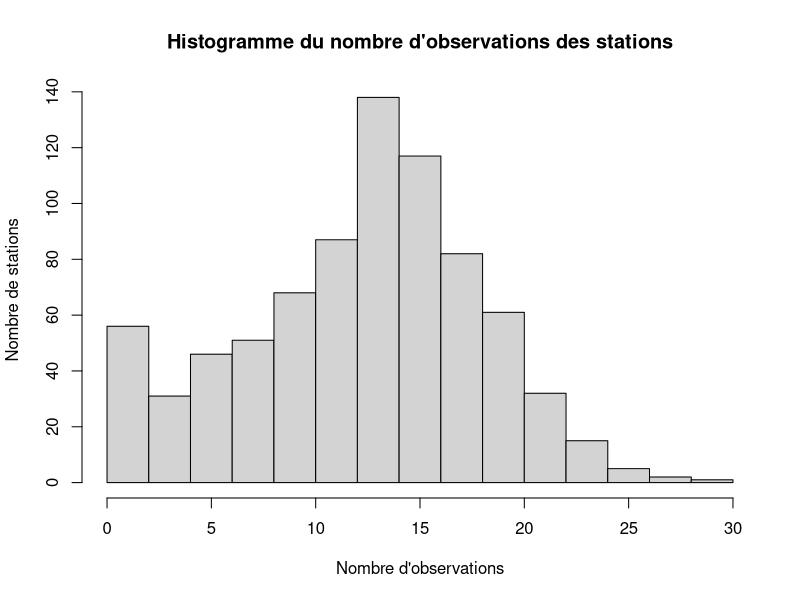

R code for this plot: (Note: this script raises an error after producing the figure.)
## ---- chunk 1
knitr::opts_chunk$set(echo = FALSE)
knitr::opts_chunk$set(message = FALSE)
knitr::opts_chunk$set(warning = FALSE)
knitr::opts_chunk$set(error = FALSE)
## ---- chunk 2
library(tidyverse)
library(ggthemes)
library(RColorBrewer)
library(knitr)
## ---- chunk 3
dat = read.csv("bixi1.csv")

## ---- chunk 4
#Importation des données
bixi_raw_data_df= dat
#bixi_raw_data_df=read.table("raw_data/bixi1.csv", sep = ",", header = T)
## ---- chunk 5
knitr::kable(head(bixi_raw_data_df), caption="6 premières observations du jeu de données")
## ---- chunk 6
knitr::kable(tail(bixi_raw_data_df), caption="6 dernières observations du jeu de données")
## ---- chunk 7
str(bixi_raw_data_df)
## ---- chunk 8
options(knitr.kable.NA = "")
bixi_df=data.frame(station=as.factor(bixi_raw_data_df$station),
                   mm=as.factor(bixi_raw_data_df$mm),
                   dd=as.factor(bixi_raw_data_df$dd),
                   wday=as.factor(bixi_raw_data_df$wday),
                   mem=as.factor(bixi_raw_data_df$mem),
                   holiday=as.factor(bixi_raw_data_df$holiday),
                   bixi_raw_data_df[,7:ncol(bixi_raw_data_df)])
knitr::kable(summary(bixi_df), caption="Sommaire des observations")
## ---- chunk 9
freqTable_station=table(bixi_df$station)
hist(freqTable_station, xlab = "Nombre d'observations", ylab = "Nombre de stations", main = "Histogramme du nombre d'observations des stations")
## ---- chunk 10
my_colors  <- colorRampPalette(c("#BB4444", "#EE9988", "#FFFFFF", "#77AADD", "#4477AA"))(200)
corplot_dat <- dat %>% 
  select(-c(wday,mem))

corplot <- corrplot(cor(corplot_dat,use='pairwise.complete.obs'), method = "color",
         col = my_colors,  # Use the custom color palette here
         type = "upper", order = "hclust",
         addCoef.col = "black",
         tl.col = "black", tl.srt = 45,
         sig.level = 0.01, insig = "blank",
         diag = FALSE
)


## ---- chunk 11
dat$wday <- factor(dat$wday,
                   levels = c("Monday", "Tuesday", "Wednesday", "Thursday", "Friday", "Saturday", "Sunday"))

label <- c(`1` = "Membre", `0` = "Non membre")
## ---- chunk 12
ggplot(dat, aes(x=wday, y=dur,
           fill = wday)) +
  geom_bar(stat = "identity") +
  scale_fill_brewer(palette = "Blues")+
  facet_wrap(~ mem,labeller=labeller(mem=label))+
  theme(legend.position="none")+
  labs(title = "Durée totale des déplacement \npar jours selon les membres et les non membres")+
  xlab("")+
  ylab("Durée totale (en minutes) des déplacement")
## ---- chunk 13
dat$wday <- factor(dat$wday,
                   levels = c("Monday", "Tuesday", "Wednesday", "Thursday", "Friday", "Saturday", "Sunday"))

label <- c(`1` = "Membre", `0` = "Non membre")
## ---- chunk 14
ggplot(dat, aes(as.factor(mm), dur, fill = as.factor(mm))) +
  geom_bar(stat = "identity") +
  scale_fill_brewer(palette = "Blues")+
  facet_wrap(~ mem,labeller=labeller(mem=label))+
  theme(legend.position="none")+
  scale_x_discrete(breaks = 4:11,labels=c("Avril","Mai","Juin", "Juillet", "Août", "Septembre", "Octobre", "Novembre")) +
  labs(title = "Durée totale des déplacement \npar jours selon les membres et les non membres")+
  xlab("")+
  ylab("Durée totale (en minutes) des déplacement")
## ---- chunk 15
dat_temp <- dat %>%
  select(mem, dur, temp, avg) %>% 
  group_by(temp, mem) %>%
  summarise(dur = (mean(dur)),
            avg = mean(avg))
## ---- chunk 16
ggplot(dat_temp, aes(temp, dur)) +
  geom_point() +
  facet_wrap(~mem,labeller=labeller(mem=label))+
  geom_smooth(method='lm',  se=FALSE) +
  labs(title = "Durée totale des déplacement \npar jours selon les membres et les non membres")+
  xlab("Température journalière moyenne en °C")+
  ylab("Durée journalière totale moyenne des déplacement")

ggplot(dat_temp, aes(temp, avg)) +
  geom_point() +
  facet_wrap(~mem,labeller=labeller(mem=label))+
  geom_smooth(method='lm',  se=FALSE) +
  labs(title = "Durée moyenne des déplacement \npar jours selon les membres et les non membres")+
  xlab("Température journalière moyenne en °C")+
  ylab("Durée journalière moyenne des déplacement")

dat_temp_cor = dat_temp %>% 
  group_by(mem) %>%
  summarise(cor = cor(temp,dur),
            cor_avg = cor(temp,avg))
## ---- chunk 17
dat_rain <- dat %>%
  select(mem, dur, rain, avg) %>% 
  group_by(rain, mem) %>%
  summarise(dur = mean(dur),
            avg = mean(avg))

## ---- chunk 18
ggplot(dat_rain, aes(rain, dur)) +
  geom_point() +
  facet_wrap(~mem,labeller=labeller(mem=label)) +
  geom_smooth(method='lm', se=FALSE) +
  labs(title = "Durée totale moyenne des déplacement \npar jours selon les membres et les non membres")+
  xlab("Précipitation")+
  ylab("Durée journalière totale moyenne des déplacement")

ggplot(dat_rain, aes(rain, avg)) +
  geom_point() +
  facet_wrap(~mem,labeller=labeller(mem=label)) +
  geom_smooth(method='lm', se=FALSE) +
  labs(title = "Durée moyenne des déplacement \npar jours selon les membres et les non membres")+
  xlab("Précipitation de pluie (en mm)")+
  ylab("Durée journalière moyenne des déplacement")

dat_rain_cor = dat_rain %>% 
  group_by(mem) %>%
  summarise(cor = cor(rain,dur),
            cor_avg = cor(rain,avg))
## ---- chunk 19
dat_mem <- dat %>%
  select(mem, avg, dur) %>% 
  group_by(mem) %>%
  summarise(avg = mean(avg), dur = sum(dur)) %>% 
  mutate(dur_relative = ifelse(mem == 1, dur / sum(dat$mem == 1), dur / sum(dat$mem ==0))) %>% 
  mutate(mem = ifelse(mem == 1, "Membre", "Non-membre"))
## ---- chunk 20
kable(dat_mem, col.names = c("Membre", "Durée moyenne", "Durée totale", "Durée totale relative"), caption = "Détail sur la durée selon les abonnements")
## ---- chunk 21
dat_hol <- dat %>%
  select(holiday, avg, dur) %>% 
  group_by(holiday) %>%
  summarise(avg = mean(avg), dur = sum(dur)) %>% 
  mutate(dur_relative = ifelse(holiday == 1, dur / sum(dat$holiday == 1), dur / sum(dat$holiday ==0))) %>% 
  mutate(holiday = ifelse(holiday == 1, "Férié", "Non férié"))


kable(dat_hol, col.names = c("Jour", "Durée moyenne", "Durée totale", "Durée totale relative"), caption = "Détail sur la durée selon les fériés")

## ---- chunk 22
dat_station = dat %>% group_by(station) %>% summarise(dur = sum(dur))
data <- dat_station[order(-dat_station$dur), ]

# Créer un graphique à barres classant les stations en ordre décroissant
ggplot(data, aes(x = factor(station, levels = unique(data$station)), y = dur)) +
  geom_bar(stat = "identity", fill = "blue") +
  labs(x = "Station", y = "Somme de la Durée", title = "Stations Classées en Ordre Décroissant par Somme de Durée") +
  scale_x_discrete(labels = rep("", length(data$station))) +
  theme(panel.grid.major.x = element_blank(),
        axis.ticks.x = element_blank())
  
top3_stat_dur = head(data, 3)
## ---- chunk 23
dat_temp_ntot <- dat %>%
  select(mem, n_tot, temp) %>% 
  group_by(temp, mem) %>%
  summarise(n_tot = (mean(n_tot)))

ggplot(dat_temp_ntot, aes(temp, n_tot)) +
  geom_point() + geom_smooth(method='lm', se=FALSE) +
  facet_wrap(~mem,labeller=labeller(mem=label)) +
  labs(title = "Nombre moyen de déplacements \npar rapport à la température")+
  xlab("Température en °C")+
  ylab("Nombre de déplacement moyen")

dat_temp_ntot_cor = dat_temp_ntot %>% 
  group_by(mem) %>%
  summarise(cor = cor(temp,n_tot))
## ---- chunk 24

mean_temp_vs_mm <- round(aggregate(dat$temp~dat$mm, FUN=mean, na.rm = TRUE), digits=2)
kable(mean_temp_vs_mm, col.names = c("Mois","Température moyenne (°C)"), caption = "Température moyenne par mois")

## ---- chunk 25
dat_rain_ntot <- dat %>%
  select(mem, n_tot, rain) %>% 
  group_by(rain, mem) %>%
  summarise(n_tot = ((n_tot)))

ggplot(dat_rain_ntot, aes(rain, n_tot)) +
  geom_point() + geom_smooth(method='lm', se=FALSE) +
  facet_wrap(~mem,labeller=labeller(mem=label)) +
  labs(title = "Nombre moyen de déplacements \npar rapport à la quantité de précipitations")+
  xlab("Quantité de précipitations (mm) par jour")+
  ylab("Nombre de déplacement moyen")

dat_rain_ntot_cor = dat_rain_ntot %>% 
  group_by(mem) %>%
  summarise(cor = cor(rain,n_tot))
## ---- chunk 26

dat_n_tot_wday <- dat %>%
  select(mem, n_tot, wday, n_AM, n_PM) %>% 
  group_by(wday, mem) %>%
  summarise(n_tot = round((mean(n_tot)),digits=2),
            n_AM =  round((mean(n_AM)),digits=2),
            n_PM =  round((mean(n_PM)),digits=2))

monday <- select(filter(dat, wday == "Monday" & mem == 1),n_tot,n_AM,n_PM)
v_monday <- c(mean(monday$n_AM),mean(monday$n_PM), mean(monday$n_tot-monday$n_AM-monday$n_PM),mean(monday$n_tot))

monday_nm <- select(filter(dat, wday == "Monday" & mem == 0),n_tot,n_AM,n_PM)
v_monday_nm <- c(mean(monday_nm$n_AM),mean(monday_nm$n_PM),mean(monday_nm$n_tot-monday_nm$n_AM-monday_nm$n_PM),mean(monday_nm$n_tot))


tuesday <- select(filter(dat, wday == "Tuesday" & mem == 1),n_tot,n_AM,n_PM)
v_tuesday <- c(mean(tuesday$n_AM),mean(tuesday$n_PM), mean(tuesday$n_tot-tuesday$n_AM-tuesday$n_PM),mean(tuesday$n_tot))

tuesday_nm <- select(filter(dat, wday == "Tuesday" & mem == 0),n_tot,n_AM,n_PM)
v_tuesday_nm <- c(mean(tuesday_nm$n_AM),mean(tuesday_nm$n_PM),mean(tuesday_nm$n_tot-tuesday_nm$n_AM-tuesday_nm$n_PM),mean(tuesday_nm$n_tot))


wednesday <- select(filter(dat, wday == "Wednesday" & mem == 1),n_tot,n_AM,n_PM)
v_wednesday <- c(mean(wednesday$n_AM),mean(wednesday$n_PM), mean(wednesday$n_tot-wednesday$n_AM-wednesday$n_PM),mean(wednesday$n_tot))

wednesday_nm <- select(filter(dat, wday == "Wednesday" & mem == 0),n_tot,n_AM,n_PM)
v_wednesday_nm <- c(mean(wednesday_nm$n_AM),mean(wednesday_nm$n_PM),mean(wednesday_nm$n_tot-wednesday_nm$n_AM-wednesday_nm$n_PM),mean(wednesday_nm$n_tot))


thursday <- select(filter(dat, wday == "Thursday" & mem == 1),n_tot,n_AM,n_PM)
v_thursday <- c(mean(thursday$n_AM),mean(thursday$n_PM), mean(thursday$n_tot-thursday$n_AM-thursday$n_PM),mean(thursday$n_tot))

thursday_nm <- select(filter(dat, wday == "Thursday" & mem == 0),n_tot,n_AM,n_PM)
v_thursday_nm <- c(mean(thursday_nm$n_AM),mean(thursday_nm$n_PM),mean(thursday_nm$n_tot-thursday_nm$n_AM-thursday_nm$n_PM),mean(thursday_nm$n_tot))


friday <- select(filter(dat, wday == "Friday" & mem == 1),n_tot,n_AM,n_PM)
v_friday <- c(mean(friday$n_AM),mean(friday$n_PM), mean(friday$n_tot-friday$n_AM-friday$n_PM),mean(friday$n_tot))

friday_nm <- select(filter(dat, wday == "Friday" & mem == 0),n_tot,n_AM,n_PM)
v_friday_nm <- c(mean(friday_nm$n_AM),mean(friday_nm$n_PM),mean(friday_nm$n_tot-friday_nm$n_AM-friday_nm$n_PM),mean(friday_nm$n_tot))


saturday <- select(filter(dat, wday == "Saturday" & mem == 1),n_tot,n_AM,n_PM)
v_saturday <- c(mean(saturday$n_AM),mean(saturday$n_PM), mean(saturday$n_tot-saturday$n_AM-saturday$n_PM),mean(saturday$n_tot))

saturday_nm <- select(filter(dat, wday == "Saturday" & mem == 0),n_tot,n_AM,n_PM)
v_saturday_nm <- c(mean(saturday_nm$n_AM),mean(saturday_nm$n_PM),mean(saturday_nm$n_tot-saturday_nm$n_AM-saturday_nm$n_PM),mean(saturday_nm$n_tot))


sunday <- select(filter(dat, wday == "Sunday" & mem == 1),n_tot,n_AM,n_PM)
v_sunday <- c(mean(sunday$n_AM),mean(sunday$n_PM), mean(sunday$n_tot-sunday$n_AM-sunday$n_PM),mean(sunday$n_tot))

sunday_nm <- select(filter(dat, wday == "Sunday" & mem == 0),n_tot,n_AM,n_PM)
v_sunday_nm <- c(mean(sunday_nm$n_AM),mean(sunday_nm$n_PM),mean(sunday_nm$n_tot-sunday_nm$n_AM-sunday_nm$n_PM),mean(sunday_nm$n_tot))


v_semaine <- c(mean(v_monday[1],v_tuesday[1],v_wednesday[1],v_thursday[1],v_friday[1]),+
             mean(v_monday[2],v_tuesday[2],v_wednesday[2],v_thursday[2],v_friday[2]),+
             mean(v_monday[3],v_tuesday[3],v_wednesday[3],v_thursday[3],v_friday[3]),+
             mean(v_monday[4],v_tuesday[4],v_wednesday[4],v_thursday[4],v_friday[4]))

v_fin_semaine <- c(mean(v_saturday[1],v_sunday[1]),+
                 mean(v_saturday[2],v_sunday[2]),+
                 mean(v_saturday[3],v_sunday[3]),+
                 mean(v_saturday[4],v_sunday[4]))


v_semaine_nm <- c(mean(v_monday_nm[1],v_tuesday_nm[1],v_wednesday_nm[1],v_thursday_nm[1],v_friday_nm[1]),+
             mean(v_monday_nm[2],v_tuesday_nm[2],v_wednesday_nm[2],v_thursday_nm[2],v_friday_nm[2]),+
             mean(v_monday_nm[3],v_tuesday_nm[3],v_wednesday_nm[3],v_thursday_nm[3],v_friday_nm[3]),+
             mean(v_monday_nm[4],v_tuesday_nm[4],v_wednesday_nm[4],v_thursday_nm[4],v_friday_nm[4]))

v_fin_semaine_nm <- c(mean(v_saturday_nm[1],v_sunday_nm[1]),+
                 mean(v_saturday_nm[2],v_sunday_nm[2]),+
                 mean(v_saturday_nm[3],v_sunday_nm[3]),+
                 mean(v_saturday_nm[4],v_sunday_nm[4]))

n_tot_vs_day = ceiling(c(v_monday, v_tuesday, v_wednesday, v_thursday, v_friday, v_saturday, v_sunday, v_semaine, v_fin_semaine))
n_tot_vs_day_nm = ceiling(c(v_monday_nm, v_tuesday_nm, v_wednesday_nm, v_thursday_nm, v_friday_nm, v_saturday_nm, v_sunday_nm, v_semaine_nm, v_fin_semaine_nm))


moment <- rep(c("AM", "PM", "Nuit", "Total"),9)

day <- c(rep("Lundi",4), rep("Mardi",4), rep("Mercredi",4), rep("Jeudi",4), rep("Vendredi",4), rep("Samedi",4), rep("Dimanche",4), rep("Semaine",4), rep("Fin de semaine",4))

wday_data_n <- data.frame(moment,n_tot_vs_day,day)
wday_data_n_nm <- data.frame(moment,n_tot_vs_day_nm,day)

wday_data_n <- wday_data_n %>% mutate(day=factor(day, 
                                      levels=c("Lundi", "Mardi", "Mercredi",
                                               "Jeudi", "Vendredi", "Samedi", 
                                               "Dimanche", "Semaine", "Fin de semaine"), ordered=TRUE))

wday_data_n_nm <- wday_data_n_nm %>% mutate(day=factor(day, 
                                      levels=c("Lundi", "Mardi", "Mercredi",
                                               "Jeudi", "Vendredi", "Samedi", 
                                               "Dimanche", "Semaine", "Fin de semaine"), ordered=TRUE))

ggplot(wday_data_n, aes(fill=moment,y = n_tot_vs_day, x = day )) + geom_bar(position="dodge", stat="identity")+
geom_text(aes(label=n_tot_vs_day), position=position_dodge(width=0.9), vjust=-0.25)+geom_vline(xintercept=7.5, linetype="dotted", color="red", size = 0.8)

ggplot(wday_data_n_nm, aes(fill=moment,y = n_tot_vs_day_nm, x = day )) + geom_bar(position="dodge", stat="identity")+
geom_text(aes(label=n_tot_vs_day_nm), position=position_dodge(width=0.9), vjust=-0.25)+
  geom_vline(xintercept=7.5, linetype="dotted", color="red", size = 0.8)
              
## ---- chunk 27

dat_hol_n_tot <- dat %>%
  select(holiday, n_tot) %>% 
  group_by(holiday) %>%
  mutate(mean_n_tot = n_tot) %>% 
  summarise(mean_n_tot = mean(n_tot), n_tot = sum(n_tot)) %>%
  mutate(holiday = ifelse(holiday == 1, "Férié", "Non férié"))

kable(dat_hol_n_tot, col.names = c("Jour", "Nb. déplacement moyen", "Nb. déplacement total"), caption = "Détail sur le nombre de déplacement selon les fériés")

## ---- chunk 28

dat_mem_n_tot <- dat %>%
  select(mem, n_tot) %>% 
  group_by(mem) %>%
  mutate(mean_n_tot = n_tot) %>%
  summarise(mean_n_tot = mean(n_tot), n_tot = sum(n_tot)) %>% 
  mutate(mem = ifelse(mem == 1, "Membre", "Non-membre"))

kable(dat_mem_n_tot, col.names = c("Membre", "Nb. de déplacement moyen", "Nb. de déplacement total"), caption = "Détail sur le nombre de déplacement selon les abonnements")
## ---- chunk 29

dat_n_tot_vs_mois <- dat %>%
  select(mem, n_tot, mm) %>% 
  group_by(mm, mem) %>%
  summarise(n_tot = (sum(n_tot)))

mois <- c(rep("Avril",2), rep("Mai",2), rep("Juin",2), rep("Juillet",2), rep("Août",2), rep("Septembre",2), rep("Octobre",2), rep("Novembre",2))

dat_n_tot_vs_mois <- dat_n_tot_vs_mois %>% mutate(mm=factor(mm, levels=c(4:11), ordered=TRUE))

ggplot(dat_n_tot_vs_mois, aes(x=mm, y=n_tot,
           fill = mois)) +
  geom_bar(stat = "identity") +
  scale_fill_brewer(palette = "Blues")+
  facet_wrap(~ mem,labeller=labeller(mem=label))+
  theme(legend.position="none")+
  labs(title = "Nombre de déplacement \npar jours selon les membres et les non membres")+
  xlab("")+
  ylab("Nombre de déplacement")

## ---- chunk 30

dat_n_tot_station <- dat %>%
  select(mem, n_tot, station) %>% 
  group_by(station, mem) %>%
  summarise(n_tot = (sum(n_tot)))%>% 
  add_count(station) %>% 
  filter(dense_rank(n_tot) < 14)


plot(dat_n_tot_station$station,dat_n_tot_station$n_tot)
## ---- chunk 31

#ggplot(dat,aes(as.factor(wday), rev, fill=as.factor(wday)))+
#  geom_bar(stat = "identity")+
#  scale_fill_brewer(palette = "Blues")+
#  theme_minimal()+
#  theme(legend.position = "none")+
#  ggtitle("Revenu selon les journées de la semaine")+
#  ylab("Revenu")+
#  xlab("")

df_Nmem_compl <- dat  %>% subset(mem == '0')

dat_rev <- df_Nmem_compl %>%
  select(rev, holiday) %>% 
  group_by(holiday) %>%
  summarise(rev_moyen = mean(rev),rev_total = sum(rev)) %>% 
  mutate(holiday = ifelse(holiday == 1, "Journée fériée", "journée normale"))

dat_rev

kable(dat_rev, col.names = c("", "Revenu moyen", "Revenu total"), caption = "Détails entre les journées fériées et le revenu rapporté par les non-membres")
## ---- chunk 32
knitr::kable(summary(dat), caption="tableau")

## ---- chunk 33
donnees_summary <- dat %>%
  group_by(mem) %>%
  summarise(percentage = n() / nrow(dat) * 100)
# Création variable pour afficher en %

# Création du graphique à barres
ggplot(data = donnees_summary, aes(x = factor(mem), y = percentage, fill = factor(mem))) +
  geom_bar(stat = "identity") +
  guides(fill=guide_legend(title = "Membre"))+
  ggtitle("Pourcentage de membre et de non membre BIXI")+
  xlab("")+
  ylab("Pourcentage")+
  theme_minimal()
## ---- chunk 34
dat %>%  ggplot(aes(avg,temp))+
  geom_point()+
  theme_minimal()

dat %>% ggplot(aes(dur))+
  geom_density()
  
